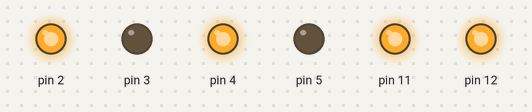
Simulated run of this sketch. Board: Arduino Uno, built with avr-gcc and run on an emulated ATmega328P. Shown: output pins drawn as LEDs (lit = HIGH).

Above: at 0.1 s.
Timing chart, 0 to 1.6 s (numbered marks = the images above):
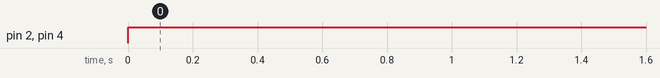

The sketch:

t2.ino
```cpp
//johnson test prog
int wheel_fl = 2;
int wheel_fr = 3;
int wheel_bl = 4;
int wheel_br = 5;
int fdelay = 4000;
int tdelay = 2000;

void front()
{
  digitalWrite(2, HIGH);
  digitalWrite(3, LOW );
  digitalWrite(4, HIGH);
  digitalWrite(5, LOW);
}
void back()
{
  digitalWrite(2, LOW);
  digitalWrite(3, HIGH);
  digitalWrite(4, LOW);
  digitalWrite(5, HIGH);
}
void setup()
{
  pinMode(2, OUTPUT);
  pinMode(3, OUTPUT);
  pinMode(4, OUTPUT);
  pinMode(5, OUTPUT);
  pinMode(11, OUTPUT);
  pinMode(12, OUTPUT);
  analogWrite(12, 255);
  analogWrite(11, 255);
}
void loop()
{

  front();
  delay(fdelay);

}
```

Measured:
- by itself, pin 2, pin 4: LOW → HIGH at 0.00 s
